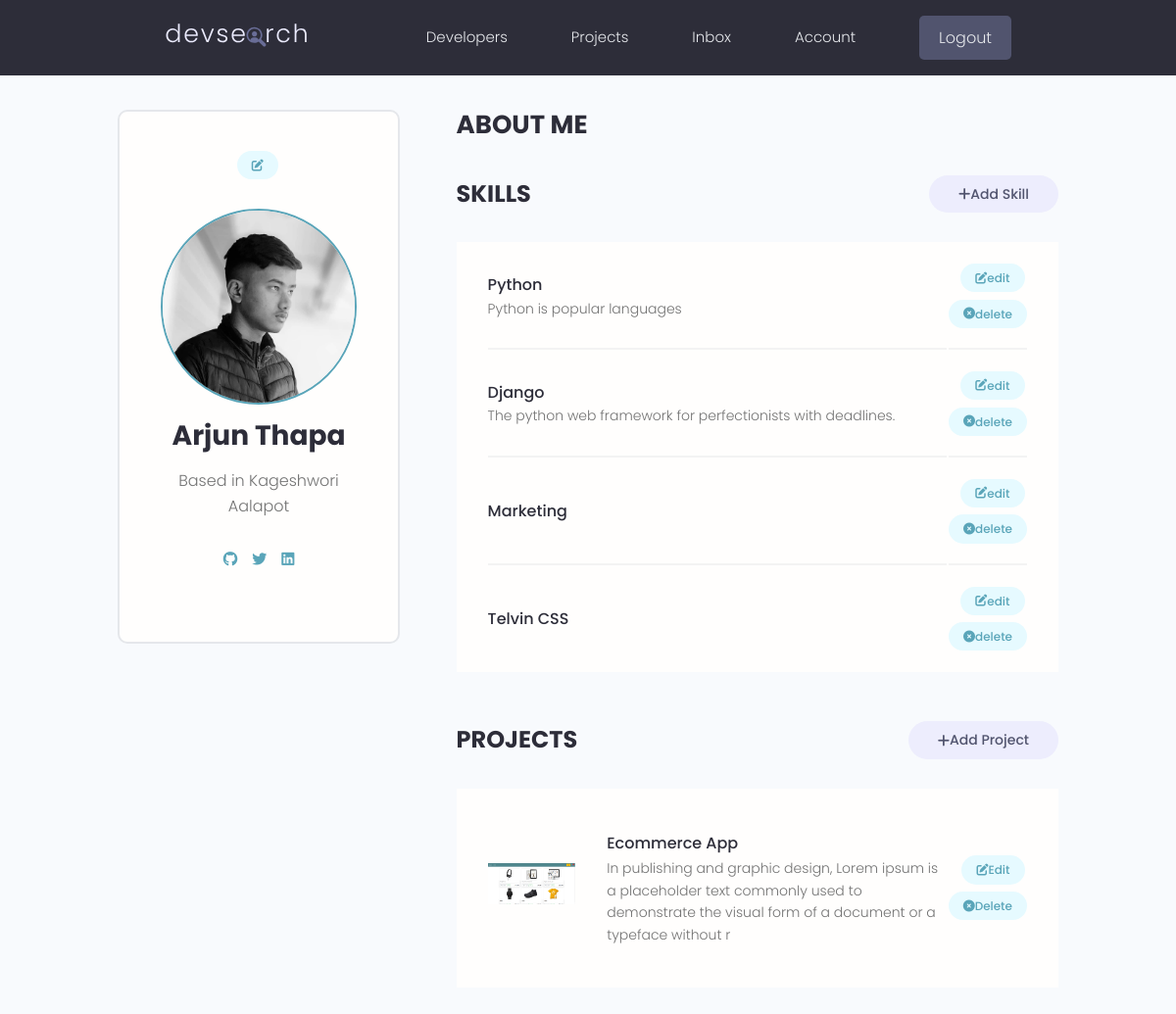
Page /account (signed in) on the committed database.
### users/models.py (models this page shows, shortened)
class Profile(models.Model):
    user = models.OneToOneField(User,
                                on_delete=models.CASCADE,
                                null=True,
                                blank=True)
    name = models.CharField(max_length=200, blank=True, null=True)
    email = models.EmailField(max_length=500, blank=True, null=True)
    username = models.CharField(max_length=200, blank=True, null=True)
    location = models.CharField(max_length=200, blank=True, null=True)
    short_intro = models.CharField(max_length=200, blank=True, null=True)
    bio = models.TextField(blank=True, null=True)
    profile_image = models.ImageField(null=True,
                                      blank=True,
                                      upload_to='profiles/',
                                      default="profiles/user-default.png")
    social_github = models.CharField(max_length=200, blank=True, null=True)
    social_twitter = models.CharField(max_length=200, blank=True, null=True)
    social_linkedin = models.CharField(max_length=200, blank=True, null=True)
    social_youtube = models.CharField(max_length=200, blank=True, null=True)
    social_website = models.CharField(max_length=200, blank=True, null=True)
    created = models.DateTimeField(auto_now_add=True)
    id = models.UUIDField(default=uuid.uuid4,
                          unique=True,
                          primary_key=True,
                          editable=False)
    @property
    def imageURL(self):
        try:
            url = self.profile_image.url
        except:
            url = ''
        return url
    class Meta:
        ordering = ['-created']

class Skill(models.Model):
    owner = models.ForeignKey(Profile,
                              blank=True,
                              null=True,
                              on_delete=models.CASCADE)
    name = models.CharField(max_length=200, blank=True, null=True)
    description = models.TextField(null=True, blank=True)
    created = models.DateTimeField(auto_now_add=True)
    id = models.UUIDField(default=uuid.uuid4,
                          unique=True,
                          primary_key=True,
                          editable=False)

### projects/models.py (models this page shows, shortened)
class Project(models.Model):
  owner = models.ForeignKey(Profile, null=True,blank=True, on_delete = models.SET_NULL)
  title = models.CharField(max_length=100)
  description = models.TextField(null=True, blank=False)
  featured_image = models.ImageField(null=True, blank=True,default='default.jpg')
  demo_link = models.CharField(max_length=2000, null=True, blank = True)
  source_link = models.CharField(max_length=2000, null=True, blank = True)
  tags = models.ManyToManyField('Tag', blank=True)
  vote_total = models.IntegerField(default=0, null=True, blank=True)
  vote_ratio = models.IntegerField(default=0, null=True, blank=True)
  created = models.DateTimeField(auto_now_add=True)
  id = models.UUIDField(default=uuid.uuid4, unique=True,primary_key=True, editable=False)
  @property
  def imageURL(self):
    try:
      url = self.featured_image.url
    except:
      url = ''
    return url
  class Meta:
    ordering = ['-vote_total','-vote_ratio','title']

### users/views.py (the view)
# urls.py: path("account",views.userAccount,name='account'),
@login_required(login_url='login')
def userAccount(request):
  profile = request.user.profile
  skills = profile.skill_set.all()
  projects = profile.project_set.all()
  context = {'profile':profile,'projects':projects,'skills':skills}
  return render(request, 'users/account.html',context)

### users/templates/users/account.html (shortened to what this page needs)
{% extends 'main.html' %}
{% block content %}
<main class="settingsPage profile my-md">
  <div class="container">
    <div class="layout">
      <div class="column column--1of3">
        <div class="card text-center">
          <div class="card__body dev">
            <a class="tag tag--pill tag--main settings__btn" href="{% url 'edit-account' %}">
              <i class="fa-solid fa-pen-to-square"></i></a>
            <img class="avatar avatar--xl dev__avatar" src="{{profile.imageURL}}" />
            <h2 class="dev__name">{{profile.name}}</h2>
            <p class="dev__location">Based in {{profile.location}}</p>
            <ul class="dev__social">
              {% if profile.social_github %}
              <li>
                <a title="Github" href="{{profile.social_github}}" target="_blank"><i class="fa-brands fa-github"></i></a>
              </li>
              {% endif %}
              {% if profile.social_twitter %}
              <li>
                <a title="Twitter" href="{{profile.social_twitter}}" target="_blank"><i class="fa-brands fa-twitter"></i></a>
              </li>
              {% endif %}
              {% if profile.social_linkedin %}
              <li>
                <a title="LinkedIn" href="{{profile.social_linkedin}}" target="_blank"><i
                    class="fa-brands fa-linkedin"></i></a>
              </li>
              {% endif %}
            </ul>
          </div>
        </div>
      </div>
      <div class="column column--2of3">
        <div class="devInfo">
          <h3 class="devInfo__title">About Me</h3>
        </div>
        <div class="settings">
          <h3 class="settings__title">Skills</h3>
          <a class="tag tag--pill tag--sub settings__btn tag--lg" href="{% url 'add-skill' %}"><i
              class="fa-solid fa-plus"></i> Add Skill</a>
        </div>
        <table class="settings__table">
          {% for skill in skills %}
          <tr>
            <td class="settings__tableInfo">
              <h4>{{skill.name}}</h4>
              <p>
                {{skill.description}}
              </p>
            </td>
            <td class="settings__tableActions">
              <a class="tag tag--pill tag--main settings__btn" href="{% url 'edit-skill' skill.id %}">
                <i class="fa-solid fa-pen-to-square"></i> edit </a>
              <a class="tag tag--pill tag--main settings__btn" href="{% url 'delete-skill' skill.id %}?next=/account ">
                <i class="fa-solid fa-circle-xmark"></i> delete</a>
            </td>
          </tr>
          {% endfor %}
        </table>
        <div class="settings">
          <h3 class="settings__title">Projects</h3>
          <a class="tag tag--pill tag--sub settings__btn tag--lg" href="{% url 'create-project' %}"><i
              class="fa-solid fa-plus"></i>  Add Project</a>
        </div>
        <table class="settings__table">
          {% for project in projects %}
          <tr>
            <td class="settings__thumbnail">
              <a href="{% url 'project' project.id %}"><img src="{{project.imageURL}}" alt="#" /></a>
            </td>
            <td class="settings__tableInfo">
              <a href="{% url 'project' project.id %}">{{project.title}}</a>
              <p>{{project.description|slice:"150"}}</p>
            </td>
            <td class="settings__tableActions">
              <a class="tag tag--pill tag--main settings__btn" href="{% url 'update-project' project.id %}">
              <i class="fa-solid fa-pen-to-square"></i> Edit
              </a>
              <a class="tag tag--pill tag--main settings__btn"
                href="{% url 'delete-project' project.id %}?next=/account"><i class="fa-solid fa-circle-xmark"></i> Delete</a>
            </td>
          </tr>
          {% endfor %}
        </table>
      </div>
    </div>
  </div>
</main>
{% endblock %}

### static/styles/app.css (style rules this page uses)
:root { --color-sub: #2d2d39; }
.card { border: 2px solid var(--color-light); }
img { width: 100%; }
.profile .card > .dev { padding: 4rem; }
.dev__avatar { display: block; margin: auto; }
.dev__name { color: var(--color-sub); font-size: 2.8rem; font-weight: 700; margin-top: 1rem; margin-bottom: 0.5rem; }
.dev__location { margin-top: 1rem; }
.dev__social { margin: 3rem 0; list-style: none; display: flex; justify-content: center; gap: 1.5rem; }
.devInfo { margin-bottom: 3rem; }
.devInfo__title, .devInfo__subtitle { font-size: 2.6rem; color: var(--color-sub); text-transform: uppercase; font-weight: 700; margin-bottom: 1.5rem; }
.settingsPage .dev > .settings__btn { display: inline-block; margin-bottom: 3rem; }
.settings { display: flex; justify-content: space-between; align-items: center; }
.settings__title { font-size: 2.4rem; text-transform: uppercase; font-weight: 700; color: var(--color-sub); }
.settings__table { margin-top: 3rem; margin-bottom: 5rem; padding: 0 3rem; background: var(--color-white); }
.settings__table tr { width: 100%; }
.settings__table tr > td { padding: 2rem 0; }
.settings__table tr:not(:last-child) td { border-bottom: 2px solid var(--color-white-light); }
.settings__thumbnail { width: 23%; min-width: 10rem; }
.settings__thumbnail img { padding-right: 3rem; height: 15rem; object-fit: contain; }
.settings__tableInfo { width: 100%; }
.settings__tableInfo h4, .settings__tableInfo a { padding-right: 1rem; width: auto; font-size: 1.6rem; font-weight: 500; color: var(--color-sub); }
.settings__tableInfo p { font-size: 1.4rem; }
.settings__tableActions { text-align: right; }

### static/uikit/styles/modules/_variables.css (style rules this page uses)
:root { --color-main: #5aa5b9; --color-main-light: #e6faff; --color-sub: #3f4156; --color-sub-light: #51546e; --color-sub-lighter: #ededfd; --color-text: #737373; --color-gray: #8b8b8b; --color-light: #e5e7eb; --color-light-gray: #767676; --color-bg: #f8fafd; --color-white: #fffefd; --color-white-light: #f3f3f3; --color-success: #359e64; --color-success-bg: #def8e8; --color-error: #fc4b0b; --color-error-bg: #fff2ee; --font-base: 'Poppins', arial, helvetica, 'Segoe UI', roboto, ubuntu, sans-serif; --font-monospace: 'Fira Code', 'Courier New', courier, monospace; --font-regular: 300; --font-medium: 500; --font-bold: 700; --generic-shadow: 1px 1px 5px #00000010; --generic-transition: all 0.3s ease-in-out; }

### static/uikit/styles/modules/_base.css (style rules this page uses)
* { margin: 0; padding: 0; box-sizing: border-box; text-rendering: optimizeLegibility; color: inherit; font-size: inherit; }
html { font-size: 50%; }
@media only screen and (min-width: 480px) { html { font-size: 56.25%; } }
@media only screen and (min-width: 1200px) { html { font-size: 62.5%; } }
body { line-height: 1.6; font-weight: 400; font-size: 1.5rem; color: var(--color-text); background-color: var(--color-bg); min-height: 100vh; }

### static/uikit/styles/modules/_typography.css (style rules this page uses)
* { font-family: var(--font-base); }
h2 { font-size: 3.6rem; font-weight: var(--font-bold); }
h3 { font-size: 3.2rem; font-weight: var(--font-medium); }
h4 { font-size: 2.8rem; font-weight: var(--font-medium); }
p, span, strong { font-size: 1.6rem; color: var(--color-text); font-weight: var(--font-regular); }
a { padding-bottom: 2px; text-decoration: none; display: inline-block; color: var(--color-main); font-weight: var(--font-medium); }

### static/uikit/styles/modules/_utilities.css (style rules this page uses)
.container { width: 92%; max-width: 165rem; margin: 0 auto; box-sizing: border-box; }
@media screen and (min-width: 1000px) { .container { width: 90%; } }
@media screen and (min-width: 1200px) { .container { width: 80%; } }
.text-center { text-align: center; }
.my-md { margin: 3rem auto; }

### static/uikit/styles/modules/_avatar.css (style rules this page uses)
.avatar { border-radius: 50%; border: 2px solid var(--color-main); object-fit: cover; }
.avatar--xl { height: 20rem; width: 20rem; }

### static/uikit/styles/modules/_card.css (style rules this page uses)
.card { border-radius: 1rem; background-color: var(--color-white); border: 1.5px solid var(--color-light); width: auto; height: auto; margin-top: 0.5rem; margin-bottom: 0.5rem; overflow: hidden; }
.card__body, .card__header { padding: 2rem 2.5rem; }

### static/uikit/styles/modules/_layout.css (style rules this page uses)
.layout { display: flex; flex-flow: row wrap; justify-content: space-between; }
.layout > .column { margin-bottom: 3rem; }
.layout > .column.column--1of3 { flex-basis: 30%; }
.layout > .column.column--2of3 { flex-basis: 64%; }

### rows in the picture
Profile: imageURL (picture), name "Arjun Thapa", location "Kageshwori Aalapot"
Skill: name "Python", description "Python is popular languages"
Skill: name "Django", description "The python web framework for perfectionists with deadlines."
Skill: name "Marketing"
Skill: name "Telvin CSS"
Project: imageURL (picture), title "Ecommerce App", description "In publishing and graphic design, Lorem ipsum is a placeholder text commonly used to demonstrate the visual form of a document or a typeface without r"
